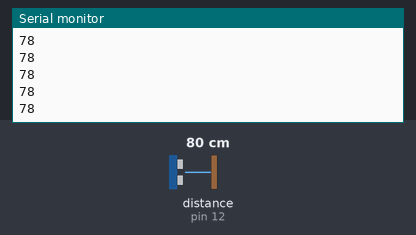
A sketch run on a simulated Arduino Uno, built with avr-gcc and run on an emulated ATmega328P. Shown: the last lines printed to the serial monitor. Wiring (inferred from the names in the program): ultrasonic range finder: trigger pin 11; echo pin 12. The test bench sets the inputs (shaded band); at power-on: distance to the obstacle (sensor on pin 12) 80 cm. The echo pulse lasts 58.3 µs per cm.

Above: at 1.2 s.
1.3 s: distance to the obstacle (sensor on pin 12) set to 2 cm
At 2.0 s:
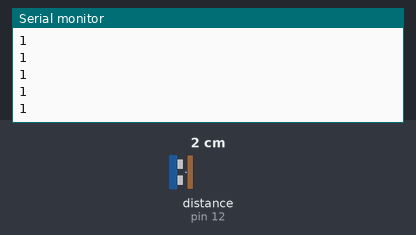
2.8 s: distance to the obstacle (sensor on pin 12) set to 4 cm
At 3.4 s:
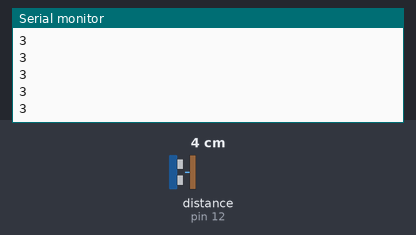
Timing chart, 0 to 5.8 s (numbered marks = the images above; inputs shaded):
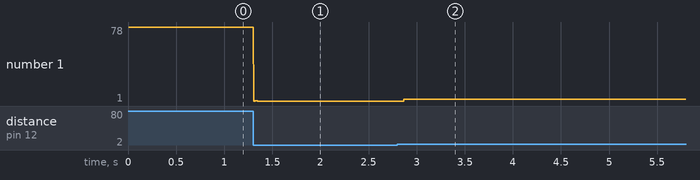

Measured:
- after the input at 1.3 s, the serial monitor: prints a new line at once (image 1)
- after the input at 2.8 s, the serial monitor: prints a new line after 0.07 s (image 2)
- plotted number 1: 78 → 1 after the input at 1.3 s, 1 → 3 after the input at 2.8 s

The sketch:

ultra.ino
```cpp
#define trig2 11
#define echo2 12
void setup() {
pinMode(trig2,OUTPUT);
pinMode(echo2,INPUT);
Serial.begin(9600);
}

void loop() {
digitalWrite(trig2,LOW);
    delayMicroseconds(2);
    digitalWrite(trig2,HIGH);
    delayMicroseconds(10);
    digitalWrite(trig2,LOW);
   unsigned long duration2=pulseIn(echo2,HIGH);
   unsigned long distance2=0.034*(duration2/2);
    Serial.println(distance2);

}
```
